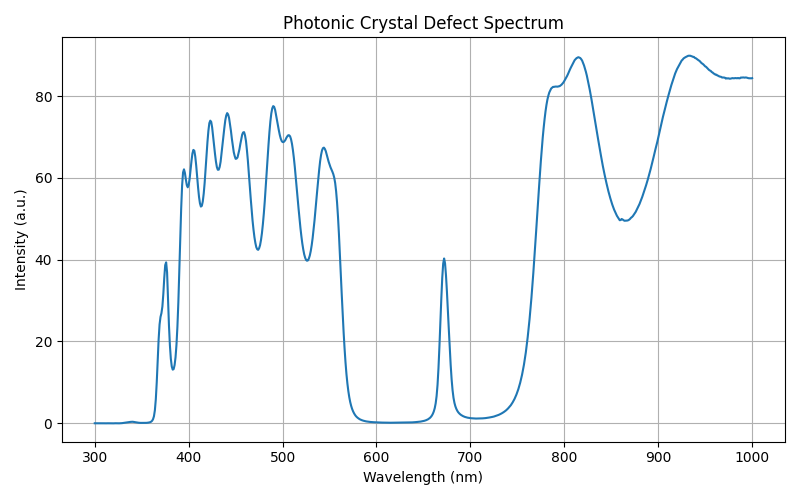
#> input picture ascplot.png, 800 x 500 px
$ python reversephotonics.py
#> lines starting #> are read from the running program, lines starting #| are printed output that depends on the picture
import numpy as np
import matplotlib.pyplot as plt
from PIL import Image

# =========================================================
# USER SETTINGS (READ FROM GRAPH)
# =========================================================

IMAGE_PATH = "ascplot.png"

SPECTRUM_TYPE = "reflectance"
# "transmission" or "reflectance"

LAMBDA_MIN = 400   # nm
LAMBDA_MAX = 620  # nm

Y_MIN = 0.0        # %
Y_MAX = 100.0      # %

# =========================================================
# STEP 1: LOAD IMAGE
# =========================================================

img = Image.open(IMAGE_PATH).convert("L")
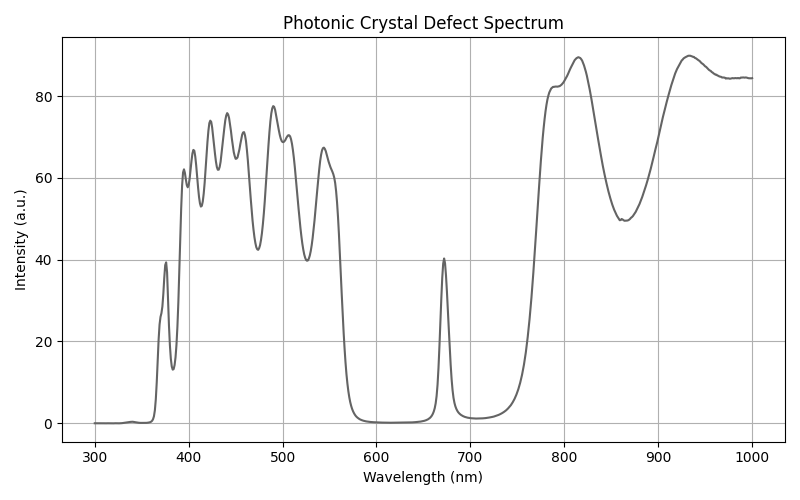
#> img: PIL image 800x500 L; min 0, max 255, mean 247.8
img = np.array(img)
height, width = img.shape
#> height = 500; width = 800

# =========================================================
# STEP 2: DIGITIZE CURVE (COLUMN-WISE MIN INTENSITY)
# =========================================================

x_pix = np.arange(width)
#> x_pix = 800 values from 0 to 799
y_pix = np.array([np.argmin(img[:, x]) for x in x_pix])
#> y_pix = 800 values, max 428 at index 48, min 0 at index 0, mean 42.7

# =========================================================
# STEP 3: MAP PIXELS → PHYSICAL AXES
# =========================================================

lambda_nm = LAMBDA_MIN + (x_pix / width) * (LAMBDA_MAX - LAMBDA_MIN)
#> lambda_nm = 800 values from 400 to 619.7
Y_val = Y_MAX - (y_pix / height) * (Y_MAX - Y_MIN)
#> Y_val = 800 values, max 100 at index 0, min 14.4 at index 48, mean 91.46

if SPECTRUM_TYPE == "transmission":
    T = Y_val / 100.0
else:
    R = Y_val / 100.0
#> R = 800 values, max 1 at index 0, min 0.144 at index 48, mean 0.915

# =========================================================
# STEP 4: ESTIMATE BRAGG WAVELENGTH λ₀
# =========================================================

if SPECTRUM_TYPE == "transmission":
    lambda0 = lambda_nm[np.argmin(T)]
else:
    lambda0 = lambda_nm[np.argmax(R)]
#> lambda0 = 400

# =========================================================
# STEP 5: ESTIMATE STOPBAND WIDTH
# =========================================================

if SPECTRUM_TYPE == "transmission":
    mask = T < 0.8
else:
    mask = R > 0.8

delta_lambda = lambda_nm[mask].max() - lambda_nm[mask].min()
#> delta_lambda = 219.7

# =========================================================
# STEP 6: ESTIMATE INDEX CONTRAST
# =========================================================

contrast = np.sin((np.pi / 4) * (delta_lambda / lambda0))
#> contrast = 0.418

# =========================================================
# STEP 7: ESTIMATE nH, nL (WITH CONSTRAINT)
# =========================================================

def estimate_nH_nL(contrast, nL_range=(1.3, 1.6)):
#> called with contrast = 0.418, nL_range = (1.3, 1.6)
    for nL in np.linspace(*nL_range, 400):
        nH = nL * (1 + contrast) / (1 - contrast)
        if 1.5 < nH < 4.0:
            return nH, nL
#> this loop made 1 pass
#> nH on pass 1: 3.17
    return None, None

nH, nL = estimate_nH_nL(contrast)
#> nH = 3.17; nL = 1.3

# =========================================================
# STEP 8: STRICT DEFECT DETECTION (NO FALSE POSITIVES)
# =========================================================

def detect_defect_strict(lam, Y, lambda0, delta_lambda, mode):
#> called with lam = array of shape (800,), Y = array of shape (800,), lambda0 = 400, delta_lambda = 219.7, mode = 'reflectance'
    band_min = lambda0 - delta_lambda / 2
#> band_min = 290.1
    band_max = lambda0 + delta_lambda / 2
#> band_max = 509.9

    inside = (lam > band_min) & (lam < band_max)
    Yb = Y[inside]
#> Yb = 400 values, max 1 at index 0, min 0.144 at index 48, mean 0.895
    lamb = lam[inside]
#> lamb = 400 values from 400 to 509.7

    if len(Yb) < 10:
        return None

    background = np.median(Yb)
#> background = 0.926

    if mode == "transmission":
        idx = np.argmax(Yb)
        peak = Yb[idx]
        width = np.sum(Yb > (peak + background) / 2)

        if peak > 3 * background and width < 0.1 * len(Yb):
            return lamb[idx]

    else:  # reflectance
        idx = np.argmin(Yb)
#> idx = 48
        dip = background - Yb[idx]
#> dip = 0.782
        width = np.sum(Yb < (background - dip / 2))
#> width = 26

        if dip > 0.25 and width < 0.1 * len(Yb):
            return lamb[idx]

    return None

if SPECTRUM_TYPE == "transmission":
    lambda_defect = detect_defect_strict(lambda_nm, T, lambda0, delta_lambda, "transmission")
else:
    lambda_defect = detect_defect_strict(lambda_nm, R, lambda0, delta_lambda, "reflectance")
#> lambda_defect = 413.2

# =========================================================
# STEP 9: DEFECT OPTICAL THICKNESS (ONLY IF DEFECT EXISTS)
# =========================================================

if lambda_defect is not None:
    defect_optical_thickness = lambda_defect / 2
#> defect_optical_thickness = 206.6
else:
    defect_optical_thickness = None

# =========================================================
# RESULTS
# =========================================================

print("\n========= INVERSE DBR ANALYSIS =========")
print(f"Bragg wavelength λ0        : {lambda0:.2f} nm")
#| Bragg wavelength λ0        : 400.00 nm
print(f"Stopband width Δλ          : {delta_lambda:.2f} nm")
#| Stopband width Δλ          : 219.73 nm
print(f"Index contrast             : {contrast:.3f}")
#| Index contrast             : 0.418
print(f"Estimated nH               : {nH:.3f}")
#| Estimated nH               : 3.169
print(f"Estimated nL               : {nL:.3f}")
#| Estimated nL               : 1.300

if lambda_defect is None:
    print("Defect layer               : NOT DETECTED (ideal DBR)")
else:
    print(f"Defect wavelength λd       : {lambda_defect:.2f} nm")
#| Defect wavelength λd       : 413.20 nm
    print(f"Defect optical thickness   : {defect_optical_thickness:.2f} nm")
#| Defect optical thickness   : 206.60 nm

# =========================================================
# PLOT DIGITIZED SPECTRUM
# =========================================================

plt.figure(figsize=(8,4))

if SPECTRUM_TYPE == "transmission":
    plt.plot(lambda_nm, T, label="Digitized Transmission")
else:
    plt.plot(lambda_nm, R, label="Digitized Reflectance")

plt.axvline(lambda0, color="r", linestyle="--", label="λ₀")

if lambda_defect:
    plt.axvline(lambda_defect, color="g", linestyle=":", label="Defect Mode")

plt.xlabel("Wavelength (nm)")
plt.ylabel("Transmission" if SPECTRUM_TYPE == "transmission" else "Reflectance")
plt.title("Physics-Based Inverse DBR Analysis (Strict)")
plt.legend()
plt.grid(True)
plt.tight_layout()
plt.show()
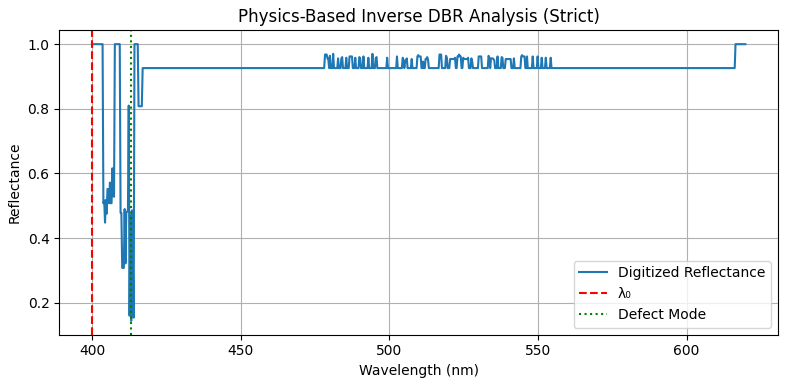
#> figure drawn by matplotlib, 1 panel; curve peaks at x = 400, y = 1
